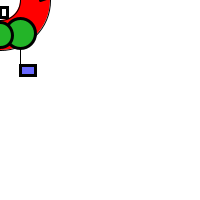
Frame 1 (no input)
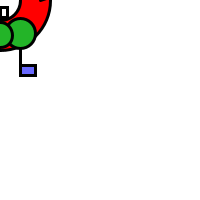
Frame 60 (the mouse pressed at the canvas centre just before this capture)
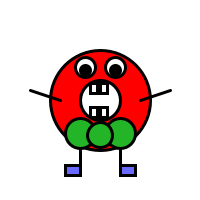
Frame 120 (the mouse held since frame 60 and released just before this capture)

The Processing sketch that drew these frames (run headless with seeded random() and noise(); from frame 60 on, the mouse is pressed at the canvas centre):

// Processing sketch: processing_122851
// ── processing_122851.pde

void setup() {
  size(200, 200);
}

void draw() {
  //lijf
  background(255, 255, 255);
  stroke(0);
  fill(255, 0, 0);
  ellipseMode(CENTER);
  ellipse(mouseX, mouseY, 100, 100);

  //binnenkant lijf
  fill(255, 255, 255);
  ellipseMode(CENTER);
  ellipse(mouseX,mouseY, 40, 40);

  //oog links
  fill(255, 255, 255);
  ellipse(mouseX-15,mouseY-33, 20, 20);
  fill(0);
  ellipse(mouseX-15,mouseY-30, 10, 10);

  //oog rechts
  fill(255, 255, 255);
  ellipse(mouseX+15, mouseY-33, 20, 20);
  fill(0);
  ellipse(mouseX+15,mouseY-30, 10, 10);

  //benen
  line(mouseX-20, mouseY+45, mouseX-20, mouseY+65);
  line(mouseX+20, mouseY+45, mouseX+20, mouseY+65);
  strokeWeight(3);

  //armen
  line(mouseX-70, mouseY-10, mouseX-40, mouseY);
  line(mouseX+40, mouseY, mouseX+70, mouseY-10);

  //voeten
  fill(0, 0, 255, 150);
  rect(mouseX-35, mouseY+65, 15, 10);
  fill(0, 0, 255, 150);
  rect(mouseX+20, mouseY+65, 15, 10);
  
  //tanden
  fill(255);
  rect(mouseX,mouseY-17,7,10);
  rect(mouseX-10,mouseY-17,7,10);
  rect(mouseX,mouseY+7,7,10);
  rect(mouseX-10,mouseY+7,7,10);
  
  //strik
  fill(35,180,40);
  ellipse(mouseX-20,mouseY+33,30,30);
  ellipse(mouseX+20,mouseY+33,30,30);
  ellipse(mouseX,mouseY+35,25,25);
  
  

}
